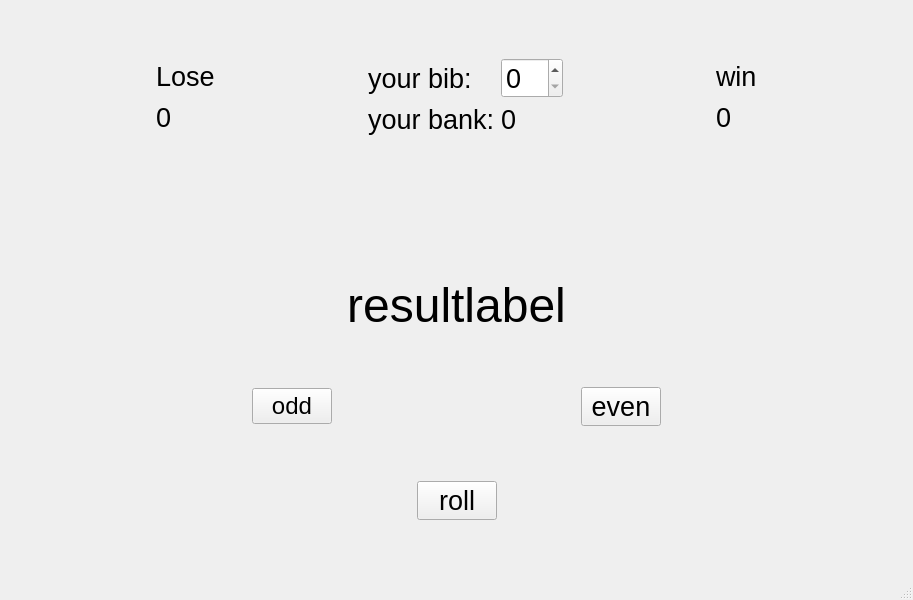
<?xml version="1.0" encoding="UTF-8"?>
<ui version="4.0">
 <class>resultlabel_2</class>
 <widget class="QMainWindow" name="resultlabel_2">
  <property name="geometry">
   <rect>
    <x>0</x>
    <y>0</y>
    <width>913</width>
    <height>600</height>
   </rect>
  </property>
  <property name="windowTitle">
   <string>MainWindow</string>
  </property>
  <widget class="QWidget" name="centralwidget">
   <layout class="QGridLayout" name="gridLayout_4">
    <item row="0" column="0">
     <layout class="QVBoxLayout" name="verticalLayout">
      <item>
       <spacer name="verticalSpacer_5">
        <property name="orientation">
         <enum>Qt::Vertical</enum>
        </property>
        <property name="sizeHint" stdset="0">
         <size>
          <width>20</width>
          <height>40</height>
         </size>
        </property>
       </spacer>
      </item>
      <item>
       <layout class="QHBoxLayout" name="horizontalLayout">
        <item>
         <spacer name="horizontalSpacer_6">
          <property name="orientation">
           <enum>Qt::Horizontal</enum>
          </property>
          <property name="sizeHint" stdset="0">
           <size>
            <width>40</width>
            <height>20</height>
           </size>
          </property>
         </spacer>
        </item>
        <item>
         <layout class="QGridLayout" name="gridLayout">
          <item row="0" column="0">
           <widget class="QLabel" name="lose">
            <property name="minimumSize">
             <size>
              <width>0</width>
              <height>0</height>
             </size>
            </property>
            <property name="font">
             <font>
              <pointsize>20</pointsize>
             </font>
            </property>
            <property name="text">
             <string>Lose</string>
            </property>
           </widget>
          </item>
          <item row="1" column="0">
           <widget class="QLabel" name="loseLabel">
            <property name="font">
             <font>
              <pointsize>20</pointsize>
             </font>
            </property>
            <property name="text">
             <string>0</string>
            </property>
           </widget>
          </item>
         </layout>
        </item>
        <item>
         <spacer name="horizontalSpacer_4">
          <property name="orientation">
           <enum>Qt::Horizontal</enum>
          </property>
          <property name="sizeHint" stdset="0">
           <size>
            <width>40</width>
            <height>20</height>
           </size>
          </property>
         </spacer>
        </item>
        <item>
         <layout class="QGridLayout" name="gridLayout_2">
          <item row="0" column="0">
           <widget class="QLabel" name="yourbib">
            <property name="font">
             <font>
              <pointsize>20</pointsize>
             </font>
            </property>
            <property name="text">
             <string>your bib:</string>
            </property>
           </widget>
          </item>
          <item row="0" column="1">
           <widget class="QSpinBox" name="bidValue">
            <property name="font">
             <font>
              <pointsize>20</pointsize>
             </font>
            </property>
           </widget>
          </item>
          <item row="1" column="0">
           <widget class="QLabel" name="yourbank">
            <property name="font">
             <font>
              <pointsize>20</pointsize>
             </font>
            </property>
            <property name="text">
             <string>your bank:</string>
            </property>
           </widget>
          </item>
          <item row="1" column="1">
           <widget class="QLabel" name="bankLabel">
            <property name="font">
             <font>
              <pointsize>20</pointsize>
             </font>
            </property>
            <property name="text">
             <string>0</string>
            </property>
           </widget>
          </item>
         </layout>
        </item>
        <item>
         <spacer name="horizontalSpacer_5">
          <property name="orientation">
           <enum>Qt::Horizontal</enum>
          </property>
          <property name="sizeHint" stdset="0">
           <size>
            <width>40</width>
            <height>20</height>
           </size>
          </property>
         </spacer>
        </item>
        <item>
         <layout class="QGridLayout" name="gridLayout_3">
          <item row="0" column="0">
           <widget class="QLabel" name="win">
            <property name="font">
             <font>
              <pointsize>20</pointsize>
             </font>
            </property>
            <property name="text">
             <string>win</string>
            </property>
           </widget>
          </item>
          <item row="1" column="0">
           <widget class="QLabel" name="winsLabel">
            <property name="font">
             <font>
              <pointsize>20</pointsize>
             </font>
            </property>
            <property name="text">
             <string>0</string>
            </property>
           </widget>
          </item>
         </layout>
        </item>
        <item>
         <spacer name="horizontalSpacer_7">
          <property name="orientation">
           <enum>Qt::Horizontal</enum>
          </property>
          <property name="sizeHint" stdset="0">
           <size>
            <width>40</width>
            <height>20</height>
           </size>
          </property>
         </spacer>
        </item>
       </layout>
      </item>
      <item>
       <spacer name="verticalSpacer_2">
        <property name="orientation">
         <enum>Qt::Vertical</enum>
        </property>
        <property name="sizeHint" stdset="0">
         <size>
          <width>20</width>
          <height>68</height>
         </size>
        </property>
       </spacer>
      </item>
      <item>
       <layout class="QHBoxLayout" name="horizontalLayout_3">
        <item>
         <layout class="QHBoxLayout" name="horizontalLayout_2"/>
        </item>
        <item>
         <spacer name="horizontalSpacer">
          <property name="orientation">
           <enum>Qt::Horizontal</enum>
          </property>
          <property name="sizeHint" stdset="0">
           <size>
            <width>1</width>
            <height>10</height>
           </size>
          </property>
         </spacer>
        </item>
        <item>
         <widget class="QLabel" name="die1View">
          <property name="maximumSize">
           <size>
            <width>90</width>
            <height>90</height>
           </size>
          </property>
          <property name="text">
           <string/>
          </property>
          <property name="pixmap">
           <pixmap resource="chohanresources.qrc">:/1</pixmap>
          </property>
          <property name="scaledContents">
           <bool>true</bool>
          </property>
         </widget>
        </item>
        <item>
         <spacer name="horizontalSpacer_2">
          <property name="orientation">
           <enum>Qt::Horizontal</enum>
          </property>
          <property name="sizeHint" stdset="0">
           <size>
            <width>1</width>
            <height>10</height>
           </size>
          </property>
         </spacer>
        </item>
        <item>
         <widget class="QLabel" name="die2View">
          <property name="maximumSize">
           <size>
            <width>90</width>
            <height>90</height>
           </size>
          </property>
          <property name="text">
           <string/>
          </property>
          <property name="pixmap">
           <pixmap resource="chohanresources.qrc">:/2</pixmap>
          </property>
          <property name="scaledContents">
           <bool>true</bool>
          </property>
         </widget>
        </item>
        <item>
         <spacer name="horizontalSpacer_3">
          <property name="orientation">
           <enum>Qt::Horizontal</enum>
          </property>
          <property name="sizeHint" stdset="0">
           <size>
            <width>1</width>
            <height>10</height>
           </size>
          </property>
         </spacer>
        </item>
        <item>
         <widget class="QLabel" name="die3View">
          <property name="maximumSize">
           <size>
            <width>90</width>
            <height>90</height>
           </size>
          </property>
          <property name="text">
           <string/>
          </property>
          <property name="pixmap">
           <pixmap resource="chohanresources.qrc">:/3</pixmap>
          </property>
          <property name="scaledContents">
           <bool>true</bool>
          </property>
         </widget>
        </item>
        <item>
         <spacer name="horizontalSpacer_8">
          <property name="orientation">
           <enum>Qt::Horizontal</enum>
          </property>
          <property name="sizeHint" stdset="0">
           <size>
            <width>1</width>
            <height>10</height>
           </size>
          </property>
         </spacer>
        </item>
        <item>
         <widget class="QLabel" name="die4View">
          <property name="maximumSize">
           <size>
            <width>90</width>
            <height>90</height>
           </size>
          </property>
          <property name="text">
           <string/>
          </property>
          <property name="pixmap">
           <pixmap resource="chohanresources.qrc">:/4</pixmap>
          </property>
          <property name="scaledContents">
           <bool>true</bool>
          </property>
         </widget>
        </item>
        <item>
         <spacer name="horizontalSpacer_9">
          <property name="orientation">
           <enum>Qt::Horizontal</enum>
          </property>
          <property name="sizeHint" stdset="0">
           <size>
            <width>1</width>
            <height>10</height>
           </size>
          </property>
         </spacer>
        </item>
        <item>
         <widget class="QLabel" name="die5View">
          <property name="maximumSize">
           <size>
            <width>90</width>
            <height>90</height>
           </size>
          </property>
          <property name="text">
           <string/>
          </property>
          <property name="pixmap">
           <pixmap resource="chohanresources.qrc">:/5</pixmap>
          </property>
          <property name="scaledContents">
           <bool>true</bool>
          </property>
         </widget>
        </item>
        <item>
         <spacer name="horizontalSpacer_10">
          <property name="orientation">
           <enum>Qt::Horizontal</enum>
          </property>
          <property name="sizeHint" stdset="0">
           <size>
            <width>1</width>
            <height>10</height>
           </size>
          </property>
         </spacer>
        </item>
        <item>
         <widget class="QLabel" name="die6View">
          <property name="maximumSize">
           <size>
            <width>90</width>
            <height>90</height>
           </size>
          </property>
          <property name="text">
           <string/>
          </property>
          <property name="pixmap">
           <pixmap resource="chohanresources.qrc">:/6</pixmap>
          </property>
          <property name="scaledContents">
           <bool>true</bool>
          </property>
         </widget>
        </item>
        <item>
         <spacer name="horizontalSpacer_11">
          <property name="orientation">
           <enum>Qt::Horizontal</enum>
          </property>
          <property name="sizeHint" stdset="0">
           <size>
            <width>1</width>
            <height>10</height>
           </size>
          </property>
         </spacer>
        </item>
       </layout>
      </item>
      <item>
       <spacer name="verticalSpacer">
        <property name="orientation">
         <enum>Qt::Vertical</enum>
        </property>
        <property name="sizeHint" stdset="0">
         <size>
          <width>20</width>
          <height>40</height>
         </size>
        </property>
       </spacer>
      </item>
      <item>
       <widget class="QLabel" name="resultLabel">
        <property name="font">
         <font>
          <pointsize>36</pointsize>
         </font>
        </property>
        <property name="text">
         <string>resultlabel</string>
        </property>
        <property name="alignment">
         <set>Qt::AlignCenter</set>
        </property>
       </widget>
      </item>
      <item>
       <spacer name="verticalSpacer_3">
        <property name="orientation">
         <enum>Qt::Vertical</enum>
        </property>
        <property name="sizeHint" stdset="0">
         <size>
          <width>20</width>
          <height>40</height>
         </size>
        </property>
       </spacer>
      </item>
      <item>
       <layout class="QHBoxLayout" name="horizontalLayout_4">
        <item>
         <spacer name="horizontalSpacer_13">
          <property name="orientation">
           <enum>Qt::Horizontal</enum>
          </property>
          <property name="sizeHint" stdset="0">
           <size>
            <width>40</width>
            <height>20</height>
           </size>
          </property>
         </spacer>
        </item>
        <item>
         <widget class="QPushButton" name="oddsButton">
          <property name="font">
           <font>
            <pointsize>18</pointsize>
           </font>
          </property>
          <property name="text">
           <string>odd</string>
          </property>
         </widget>
        </item>
        <item>
         <spacer name="horizontalSpacer_12">
          <property name="orientation">
           <enum>Qt::Horizontal</enum>
          </property>
          <property name="sizeHint" stdset="0">
           <size>
            <width>40</width>
            <height>20</height>
           </size>
          </property>
         </spacer>
        </item>
        <item>
         <widget class="QPushButton" name="evensButton">
          <property name="font">
           <font>
            <pointsize>20</pointsize>
           </font>
          </property>
          <property name="text">
           <string>even</string>
          </property>
         </widget>
        </item>
        <item>
         <spacer name="horizontalSpacer_14">
          <property name="orientation">
           <enum>Qt::Horizontal</enum>
          </property>
          <property name="sizeHint" stdset="0">
           <size>
            <width>40</width>
            <height>20</height>
           </size>
          </property>
         </spacer>
        </item>
       </layout>
      </item>
      <item>
       <spacer name="verticalSpacer_4">
        <property name="orientation">
         <enum>Qt::Vertical</enum>
        </property>
        <property name="sizeHint" stdset="0">
         <size>
          <width>20</width>
          <height>40</height>
         </size>
        </property>
       </spacer>
      </item>
      <item>
       <layout class="QHBoxLayout" name="horizontalLayout_5">
        <item>
         <spacer name="horizontalSpacer_15">
          <property name="orientation">
           <enum>Qt::Horizontal</enum>
          </property>
          <property name="sizeHint" stdset="0">
           <size>
            <width>40</width>
            <height>20</height>
           </size>
          </property>
         </spacer>
        </item>
        <item>
         <widget class="QPushButton" name="rollButton">
          <property name="enabled">
           <bool>true</bool>
          </property>
          <property name="font">
           <font>
            <pointsize>20</pointsize>
           </font>
          </property>
          <property name="text">
           <string>roll</string>
          </property>
         </widget>
        </item>
        <item>
         <spacer name="horizontalSpacer_16">
          <property name="orientation">
           <enum>Qt::Horizontal</enum>
          </property>
          <property name="sizeHint" stdset="0">
           <size>
            <width>40</width>
            <height>20</height>
           </size>
          </property>
         </spacer>
        </item>
       </layout>
      </item>
      <item>
       <spacer name="verticalSpacer_6">
        <property name="orientation">
         <enum>Qt::Vertical</enum>
        </property>
        <property name="sizeHint" stdset="0">
         <size>
          <width>20</width>
          <height>40</height>
         </size>
        </property>
       </spacer>
      </item>
     </layout>
    </item>
   </layout>
  </widget>
  <widget class="QMenuBar" name="menubar">
   <property name="geometry">
    <rect>
     <x>0</x>
     <y>0</y>
     <width>913</width>
     <height>23</height>
    </rect>
   </property>
  </widget>
  <widget class="QStatusBar" name="statusbar"/>
 </widget>
 <resources>
  <include location="chohanresources.qrc"/>
 </resources>
 <connections/>
</ui>
